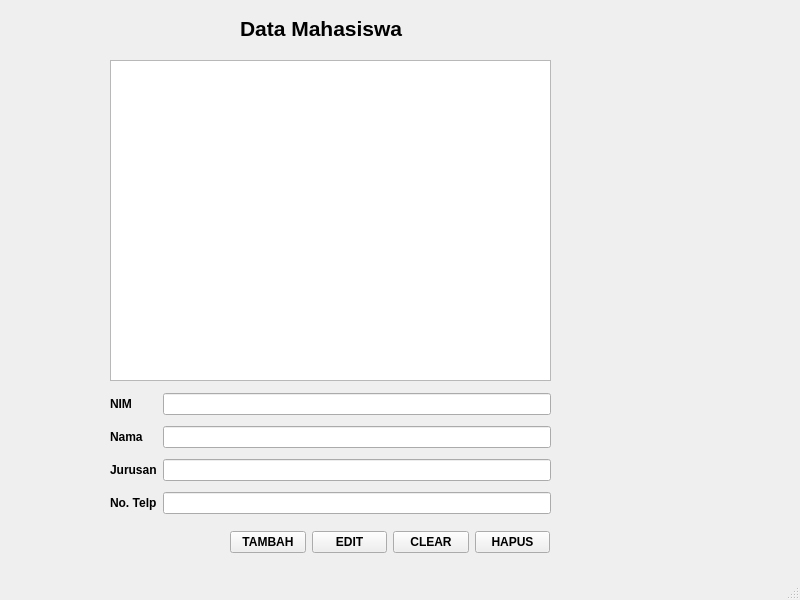
<?xml version="1.0" encoding="UTF-8"?>
<ui version="4.0">
 <class>MainWindow</class>
 <widget class="QMainWindow" name="MainWindow">
  <property name="geometry">
   <rect>
    <x>0</x>
    <y>0</y>
    <width>800</width>
    <height>600</height>
   </rect>
  </property>
  <property name="windowTitle">
   <string>MainWindow</string>
  </property>
  <widget class="QWidget" name="centralwidget">
   <widget class="QTextEdit" name="textEdit_2">
    <property name="geometry">
     <rect>
      <x>110</x>
      <y>60</y>
      <width>441</width>
      <height>321</height>
     </rect>
    </property>
   </widget>
   <widget class="QLabel" name="label_DataMahasiswa">
    <property name="geometry">
     <rect>
      <x>240</x>
      <y>20</y>
      <width>191</width>
      <height>16</height>
     </rect>
    </property>
    <property name="font">
     <font>
      <pointsize>16</pointsize>
      <weight>75</weight>
      <bold>true</bold>
     </font>
    </property>
    <property name="text">
     <string>Data Mahasiswa</string>
    </property>
   </widget>
   <widget class="QWidget" name="layoutWidget">
    <property name="geometry">
     <rect>
      <x>230</x>
      <y>530</y>
      <width>320</width>
      <height>25</height>
     </rect>
    </property>
    <property name="font">
     <font>
      <weight>75</weight>
      <bold>true</bold>
     </font>
    </property>
    <layout class="QHBoxLayout" name="horizontalLayout">
     <item>
      <widget class="QPushButton" name="Tambah">
       <property name="font">
        <font>
         <weight>75</weight>
         <bold>true</bold>
        </font>
       </property>
       <property name="text">
        <string>TAMBAH</string>
       </property>
      </widget>
     </item>
     <item>
      <widget class="QPushButton" name="Edit">
       <property name="font">
        <font>
         <weight>75</weight>
         <bold>true</bold>
        </font>
       </property>
       <property name="text">
        <string>EDIT</string>
       </property>
      </widget>
     </item>
     <item>
      <widget class="QPushButton" name="Clear">
       <property name="font">
        <font>
         <weight>75</weight>
         <bold>true</bold>
        </font>
       </property>
       <property name="text">
        <string>CLEAR</string>
       </property>
      </widget>
     </item>
     <item>
      <widget class="QPushButton" name="Hapus">
       <property name="font">
        <font>
         <weight>75</weight>
         <bold>true</bold>
        </font>
       </property>
       <property name="text">
        <string>HAPUS</string>
       </property>
      </widget>
     </item>
    </layout>
   </widget>
   <widget class="QWidget" name="layoutWidget">
    <property name="geometry">
     <rect>
      <x>110</x>
      <y>388</y>
      <width>441</width>
      <height>131</height>
     </rect>
    </property>
    <layout class="QGridLayout" name="gridLayout">
     <item row="4" column="0">
      <widget class="QLabel" name="label_NoTelp">
       <property name="font">
        <font>
         <weight>75</weight>
         <bold>true</bold>
        </font>
       </property>
       <property name="text">
        <string>No. Telp</string>
       </property>
      </widget>
     </item>
     <item row="2" column="0">
      <widget class="QLabel" name="label_Jurusan">
       <property name="font">
        <font>
         <weight>75</weight>
         <bold>true</bold>
        </font>
       </property>
       <property name="text">
        <string>Jurusan</string>
       </property>
      </widget>
     </item>
     <item row="0" column="1">
      <widget class="QLineEdit" name="lineEdit_5"/>
     </item>
     <item row="1" column="1">
      <widget class="QLineEdit" name="lineEdit_6"/>
     </item>
     <item row="0" column="0">
      <widget class="QLabel" name="label_NIM">
       <property name="font">
        <font>
         <weight>75</weight>
         <bold>true</bold>
        </font>
       </property>
       <property name="text">
        <string>NIM</string>
       </property>
      </widget>
     </item>
     <item row="1" column="0">
      <widget class="QLabel" name="label_Nama">
       <property name="font">
        <font>
         <weight>75</weight>
         <bold>true</bold>
        </font>
       </property>
       <property name="text">
        <string>Nama</string>
       </property>
      </widget>
     </item>
     <item row="2" column="1">
      <widget class="QLineEdit" name="lineEdit_8"/>
     </item>
     <item row="4" column="1">
      <widget class="QLineEdit" name="lineEdit_7"/>
     </item>
    </layout>
   </widget>
  </widget>
  <widget class="QMenuBar" name="menubar">
   <property name="geometry">
    <rect>
     <x>0</x>
     <y>0</y>
     <width>800</width>
     <height>21</height>
    </rect>
   </property>
  </widget>
  <widget class="QStatusBar" name="statusbar"/>
 </widget>
 <resources/>
 <connections/>
</ui>
